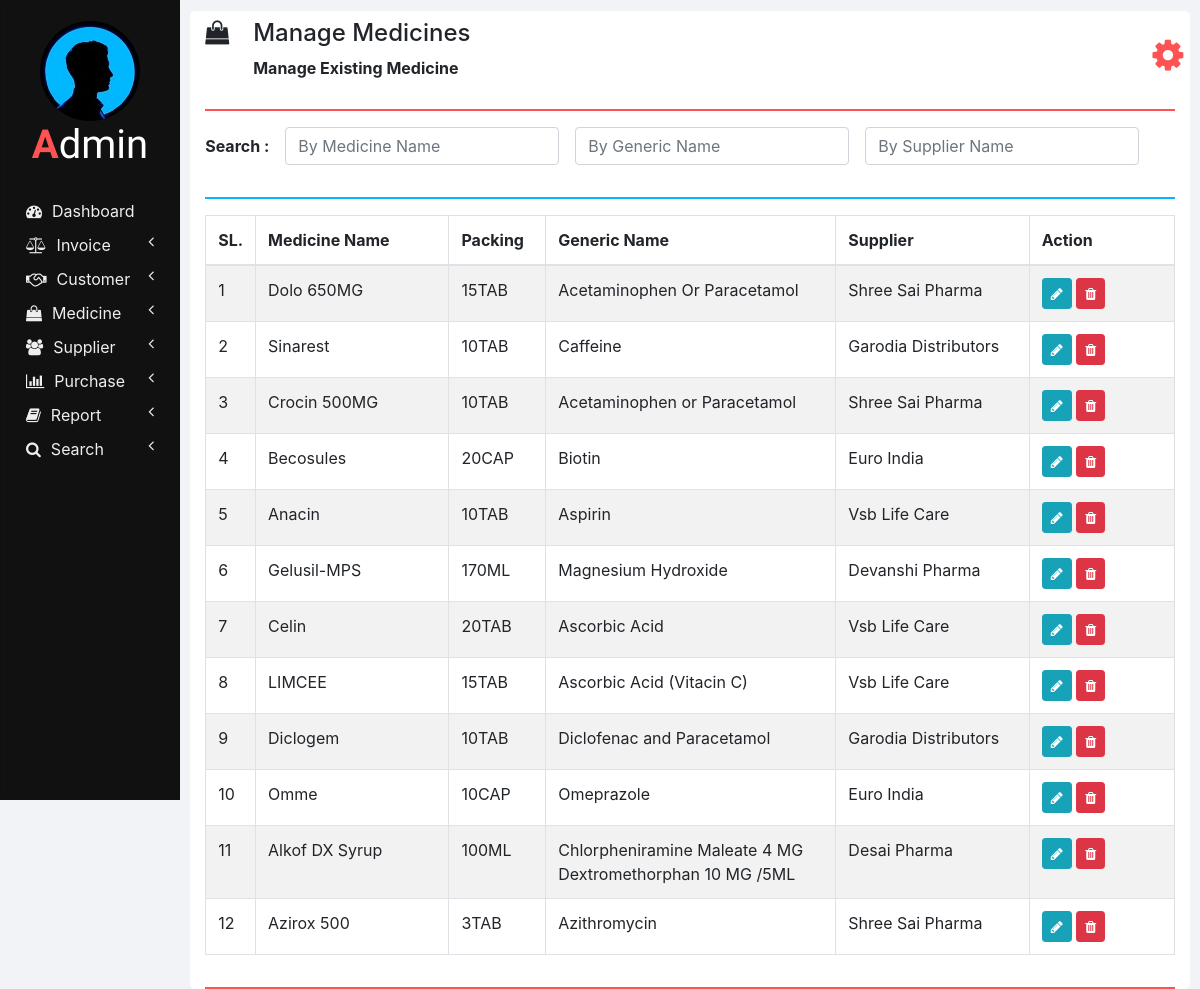
Screenshot of /manage_medicine.php with the database file from the repository.
### tables this page shows
CREATE TABLE `medicines` (
  `ID` int(11) NOT NULL,
  `NAME` varchar(100) NOT NULL,
  `PACKING` varchar(20) NOT NULL,
  `GENERIC_NAME` varchar(100) NOT NULL,
  `SUPPLIER_NAME` varchar(100) NOT NULL
);

### php/manage_medicine.php (the view, shortened to what this page needs)
<?php
  function showMedicines($id) {
    require "db_connection.php";
    if($con) {
      $seq_no = 0;
      $query = "SELECT * FROM medicines";
      $result = mysqli_query($con, $query);
      while($row = mysqli_fetch_array($result)) {
        $seq_no++;
        if($row['ID'] == $id)
          showEditOptionsRow($seq_no, $row);
        else
          showMedicineRow($seq_no, $row);
      }
    }
  }
  function showMedicineRow($seq_no, $row) {
    ?>
    <tr>
      <td><?php echo $seq_no; ?></td>
      <td><?php echo $row['NAME']; ?></td>
      <td><?php echo $row['PACKING']; ?></td>
      <td><?php echo $row['GENERIC_NAME']; ?></td>
      <td><?php echo $row['SUPPLIER_NAME']; ?></td>
      <td>
        <button href="" class="btn btn-info btn-sm" onclick="editMedicine(<?php echo $row['ID']; ?>);">
          <i class="fa fa-pencil"></i>
        </button>
        <button class="btn btn-danger btn-sm" onclick="deleteMedicine(<?php echo $row['ID']; ?>);">
          <i class="fa fa-trash"></i>
        </button>
      </td>
    </tr>
    <?php
  }
  ?>

### css/sidenav.css (style rules this page uses)
body { background-color: #f1f3f6; }
.sidenav { width: 15%; height: 100vh; background-color: #222222; position: fixed; z-index: 1; flex: 1 0 auto; }
.card { width: 100%; height: 100%; top: 0; border-radius: 0; background-color: #111111; }
.logo .logo-caption { font-family: 'Poiret One', cursive; color: #ffffff; text-align: center; margin-bottom: 25px; }
.logo .profile { margin-left: 50%; border-radius: 50%; transform: translate(-50%); }
.logo .tweak { color: #ff5252; font-weight: bold; }
.main-menu-item { padding: 5px 5px; cursor: pointer; }
.main-menu-item > a { color: #eeeeee; text-decoration: none; font-size: 16px; }
.main-menu-item > a > span { margin-left: 10px; }

### css/home.css (style rules this page uses)
html, body { height: 100vh; }

### rows the page displays
medicines: seq_no "1", NAME "Dolo 650MG", PACKING "15TAB", GENERIC_NAME "Acetaminophen Or Paracetamol", SUPPLIER_NAME "Shree Sai Pharma"
medicines: seq_no "2", NAME "Sinarest", PACKING "10TAB", GENERIC_NAME "Caffeine", SUPPLIER_NAME "Garodia Distributors"
medicines: seq_no "3", NAME "Crocin 500MG", PACKING "10TAB", GENERIC_NAME "Acetaminophen or Paracetamol", SUPPLIER_NAME "Shree Sai Pharma"
medicines: seq_no "4", NAME "Becosules", PACKING "20CAP", GENERIC_NAME "Biotin", SUPPLIER_NAME "Euro India"
medicines: seq_no "5", NAME "Anacin", PACKING "10TAB", GENERIC_NAME "Aspirin", SUPPLIER_NAME "Vsb Life Care"
medicines: seq_no "6", NAME "Gelusil-MPS", PACKING "170ML", GENERIC_NAME "Magnesium Hydroxide", SUPPLIER_NAME "Devanshi Pharma"
medicines: seq_no "7", NAME "Celin", PACKING "20TAB", GENERIC_NAME "Ascorbic Acid", SUPPLIER_NAME "Vsb Life Care"
medicines: seq_no "8", NAME "LIMCEE", PACKING "15TAB", GENERIC_NAME "Ascorbic Acid (Vitacin C)", SUPPLIER_NAME "Vsb Life Care"
medicines: seq_no "9", NAME "Diclogem", PACKING "10TAB", GENERIC_NAME "Diclofenac and Paracetamol", SUPPLIER_NAME "Garodia Distributors"
medicines: seq_no "10", NAME "Omme", PACKING "10CAP", GENERIC_NAME "Omeprazole", SUPPLIER_NAME "Euro India"
medicines: seq_no "11", NAME "Alkof DX Syrup", PACKING "100ML", GENERIC_NAME "Chlorpheniramine Maleate 4 MG Dextromethorphan 10 MG /5ML", SUPPLIER_NAME "Desai Pharma"
medicines: seq_no "12", NAME "Azirox 500", PACKING "3TAB", GENERIC_NAME "Azithromycin", SUPPLIER_NAME "Shree Sai Pharma"

### other values shown
$heading "Manage Medicines"
$sub_heading "Manage Existing Medicine"
